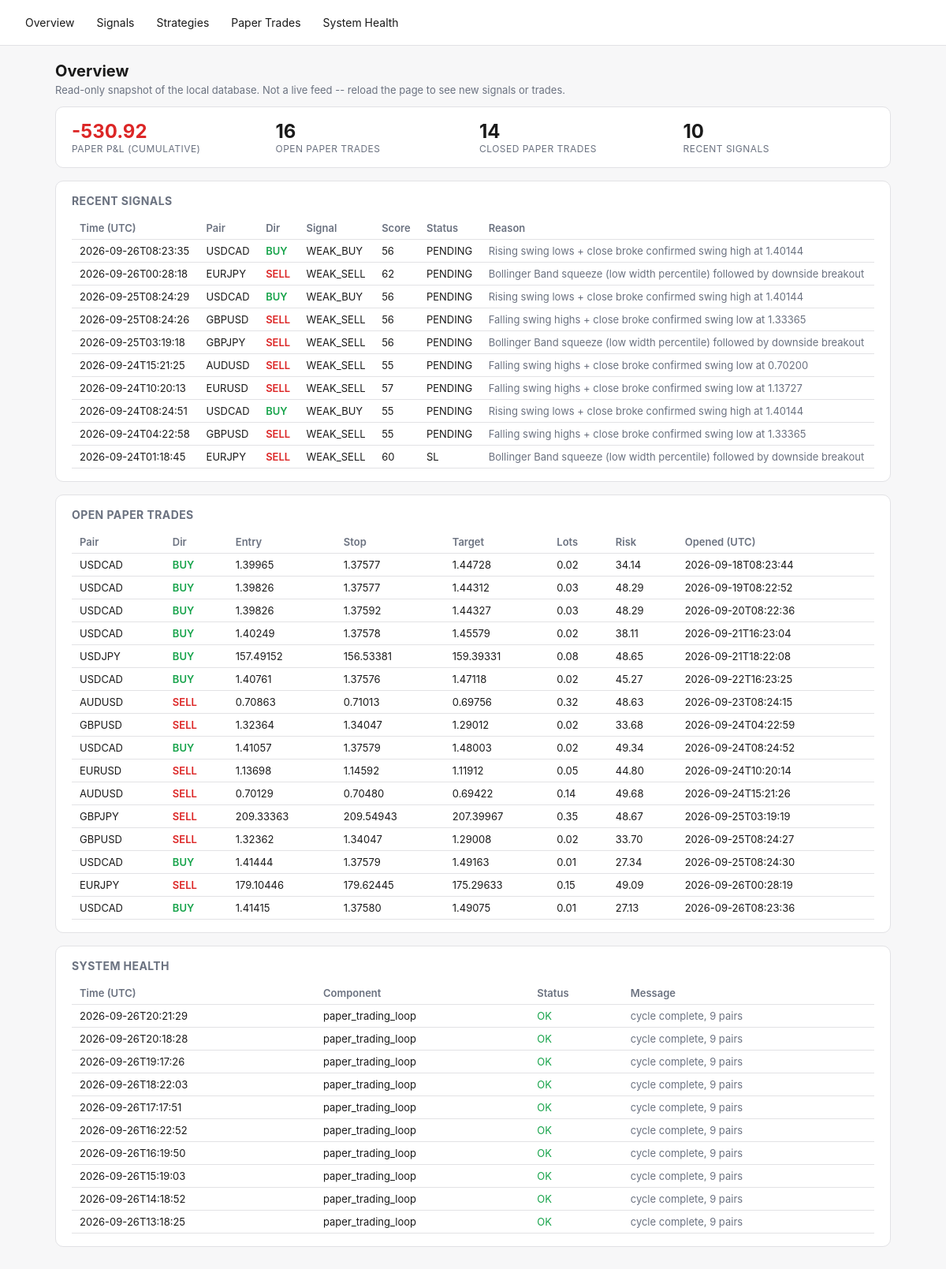
Before: / with the older database file.
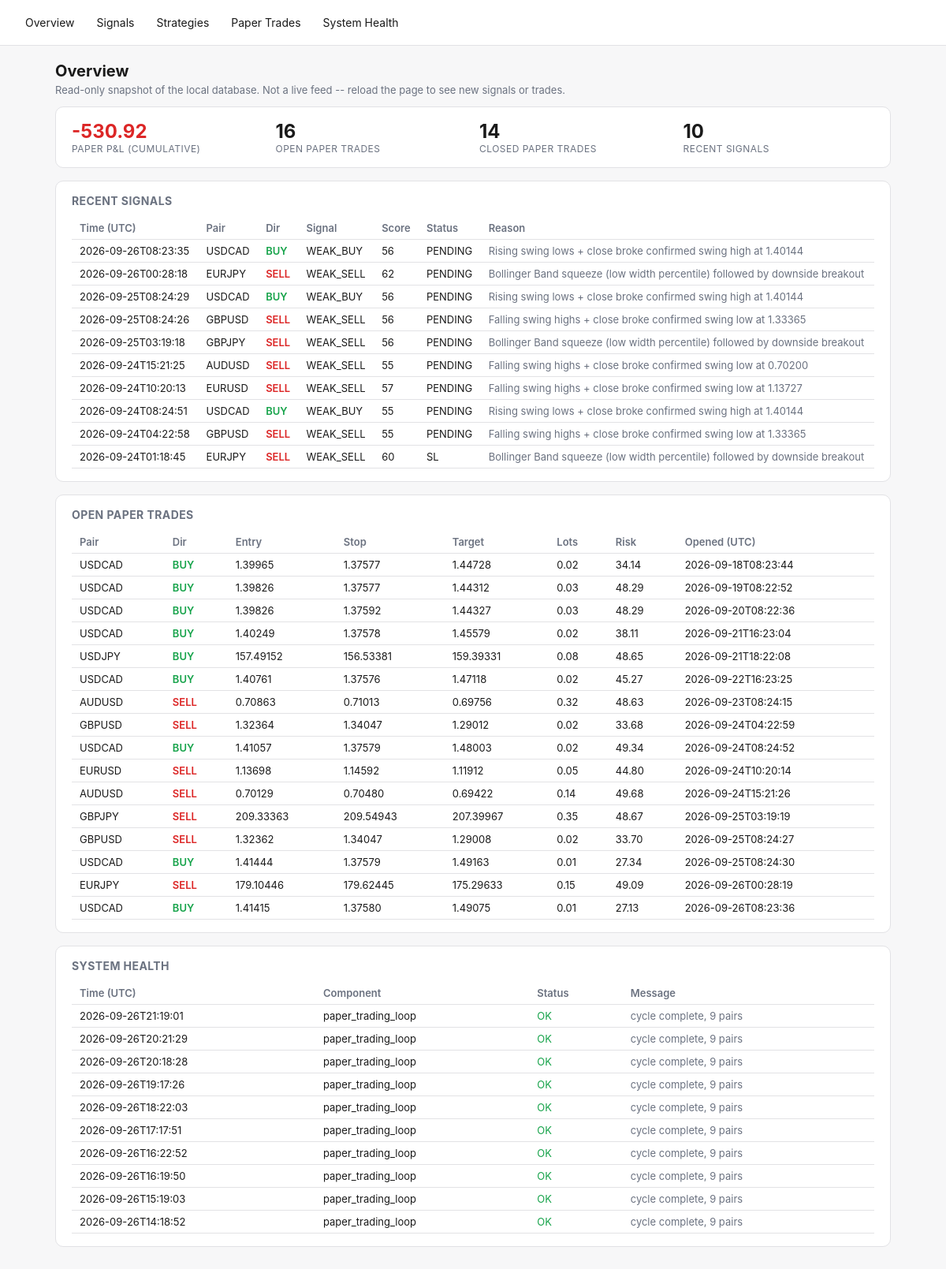
After: the same page with the newer database file.
### tables this page shows
CREATE TABLE signals (
    id TEXT PRIMARY KEY,
    pair TEXT NOT NULL,
    direction TEXT NOT NULL,
    overall_signal TEXT NOT NULL,
    score REAL NOT NULL,
    entry_low REAL, entry_high REAL, stop_loss REAL,
    take_profit_1 REAL, take_profit_2 REAL,
    spread_pips REAL,
    regime TEXT,
    strategies_agree_json TEXT,
    reason TEXT,
    status TEXT NOT NULL DEFAULT 'PENDING',
    created_at TEXT NOT NULL
, timeframe TEXT NOT NULL DEFAULT 'H4');

CREATE TABLE signal_outcomes (
    signal_id TEXT PRIMARY KEY REFERENCES signals(id),
    resolved_at TEXT,
    outcome TEXT,          -- TP | SL | EXPIRED | INVALIDATED
    exit_price REAL,
    pnl_r REAL
);

CREATE TABLE paper_trades (
    id INTEGER PRIMARY KEY AUTOINCREMENT,
    signal_id TEXT REFERENCES signals(id),
    pair TEXT NOT NULL,
    direction TEXT NOT NULL,
    entry_time TEXT NOT NULL,
    entry_price REAL NOT NULL,
    stop_loss REAL NOT NULL,
    take_profit REAL NOT NULL,
    lots REAL,                 -- position size at entry (fx_engine.position_sizing), if it could be computed
    risk_amount REAL,          -- dollar amount risked at entry, lots * stop_distance * pip_value
    exit_time TEXT,
    exit_price REAL,
    exit_reason TEXT,
    pnl_r REAL,
    pnl_amount REAL,           -- real dollar P&L = pnl_r * risk_amount (NULL if risk_amount unknown)
    created_at TEXT NOT NULL
, timeframe TEXT NOT NULL DEFAULT 'H4');

CREATE TABLE system_health (
    id INTEGER PRIMARY KEY AUTOINCREMENT,
    component TEXT NOT NULL,
    status TEXT NOT NULL,       -- OK | WARN | ERROR
    message TEXT,
    checked_at TEXT NOT NULL
);

### fx_engine/dashboard.py (the view)
    @app.route("/")
    def overview():
        d = get_db()
        signals = d.recent_signals(limit=10)
        health = d.recent_health(limit=10)
        open_trades = d.open_paper_trades()
        curve = d.paper_equity_curve()
        latest_equity = curve[-1]["cumulative"] if curve else 0.0
        return render_template(
            "overview.html", signals=signals, health=health, open_trades=open_trades,
            latest_equity=latest_equity, total_closed=len(curve),
        )

### fx_engine/db.py (called while the page is built)
    @contextmanager
    def _conn(self):
        conn = sqlite3.connect(self.path)
        conn.row_factory = sqlite3.Row
        try:
            yield conn
            conn.commit()
        finally:
            conn.close()

    def open_paper_trades(self) -> list[dict]:
        with self._conn() as conn:
            rows = conn.execute("SELECT * FROM paper_trades WHERE exit_time IS NULL").fetchall()
        return [dict(r) for r in rows]

    def recent_signals(self, limit: int = 50) -> list[dict]:
        with self._conn() as conn:
            rows = conn.execute(
                """SELECT s.*, o.outcome, o.pnl_r AS outcome_pnl_r, o.exit_price AS outcome_exit_price
                   FROM signals s LEFT JOIN signal_outcomes o ON o.signal_id = s.id
                   ORDER BY s.created_at DESC LIMIT ?""",
                (limit,),
            ).fetchall()
        return [dict(r) for r in rows]

    def recent_health(self, limit: int = 50) -> list[dict]:
        with self._conn() as conn:
            rows = conn.execute(
                "SELECT * FROM system_health ORDER BY id DESC LIMIT ?", (limit,),
            ).fetchall()
        return [dict(r) for r in rows]

### fx_engine/templates/overview.html (shortened to what this page needs)
{% extends "base.html" %}
{% block content %}
<h1>Overview</h1>
<p class="lede">Read-only snapshot of the local database. Not a live feed -- reload the page to see new signals or trades.</p>
<div class="card stat-row">
  <div class="stat">
    <div class="value" style="color:{{ 'var(--green)' if latest_equity >= 0 else 'var(--red)' }}">{{ "%.2f"|format(latest_equity) }}</div>
    <div class="label">Paper P&amp;L (cumulative)</div>
  </div>
  <div class="stat"><div class="value">{{ open_trades|length }}</div><div class="label">Open paper trades</div></div>
  <div class="stat"><div class="value">{{ total_closed }}</div><div class="label">Closed paper trades</div></div>
  <div class="stat"><div class="value">{{ signals|length }}</div><div class="label">Recent signals</div></div>
</div>
<div class="card">
  <h2>Recent Signals</h2>
  <div class="overflow">
  <table>
    <tr><th>Time (UTC)</th><th>Pair</th><th>Dir</th><th>Signal</th><th>Score</th><th>Status</th><th>Reason</th></tr>
    {% for s in signals %}
    <tr>
      <td>{{ s.created_at[:19] }}</td>
      <td>{{ s.pair }}</td>
      <td class="{{ 'buy' if s.direction=='BUY' else 'sell' }}">{{ s.direction }}</td>
      <td>{{ s.overall_signal }}</td>
      <td>{{ "%.0f"|format(s.score) }}</td>
      <td>{{ s.status }}</td>
      <td class="muted">{{ s.reason }}</td>
    </tr>
    {% else %}
    <tr><td colspan="7" class="muted">No signals yet -- run `python -m fx_engine.main signal-once` or `paper`.</td></tr>
    {% endfor %}
  </table>
  </div>
</div>
<div class="card">
  <h2>Open Paper Trades</h2>
  <div class="overflow">
  <table>
    <tr><th>Pair</th><th>Dir</th><th>Entry</th><th>Stop</th><th>Target</th><th>Lots</th><th>Risk</th><th>Opened (UTC)</th></tr>
    {% for t in open_trades %}
    <tr>
      <td>{{ t.pair }}</td>
      <td class="{{ 'buy' if t.direction=='BUY' else 'sell' }}">{{ t.direction }}</td>
      <td>{{ "%.5f"|format(t.entry_price) }}</td>
      <td>{{ "%.5f"|format(t.stop_loss) }}</td>
      <td>{{ "%.5f"|format(t.take_profit) }}</td>
      <td>{{ t.lots if t.lots is not none else "-" }}</td>
      <td>{{ "%.2f"|format(t.risk_amount) if t.risk_amount is not none else "-" }}</td>
      <td>{{ t.entry_time[:19] }}</td>
    </tr>
    {% else %}
    <tr><td colspan="8" class="muted">No open paper trades.</td></tr>
    {% endfor %}
  </table>
  </div>
</div>
<div class="card">
  <h2>System Health</h2>
  <div class="overflow">
  <table>
    <tr><th>Time (UTC)</th><th>Component</th><th>Status</th><th>Message</th></tr>
    {% for h in health %}
    <tr>
      <td>{{ h.checked_at[:19] }}</td>
      <td>{{ h.component }}</td>
      <td class="{{ 'ok' if h.status=='OK' else ('warn' if h.status=='WARN' else 'error') }}">{{ h.status }}</td>
      <td class="muted">{{ h.message }}</td>
    </tr>
    {% else %}
    <tr><td colspan="4" class="muted">No health checks logged yet.</td></tr>
    {% endfor %}
  </table>
  </div>
</div>
{% endblock %}

Changed rows visible on the page:
no longer on this page (row unchanged): system_health: checked_at "2026-09-26T13:18:25", component "paper_trading_loop", status "OK", message "cycle complete, 9 pairs"
added system_health: checked_at "2026-09-26T21:19:01", component "paper_trading_loop", status "OK", message "cycle complete, 9 pairs"
